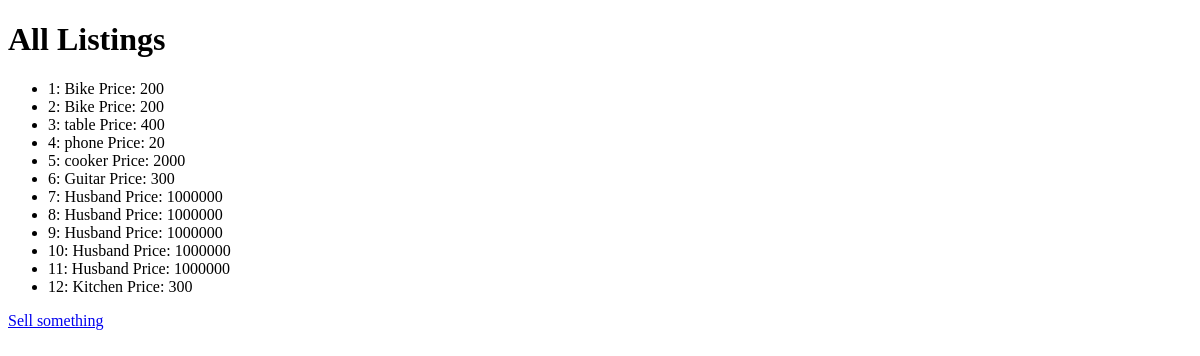
The page /auctions/ on the database as committed earlier.
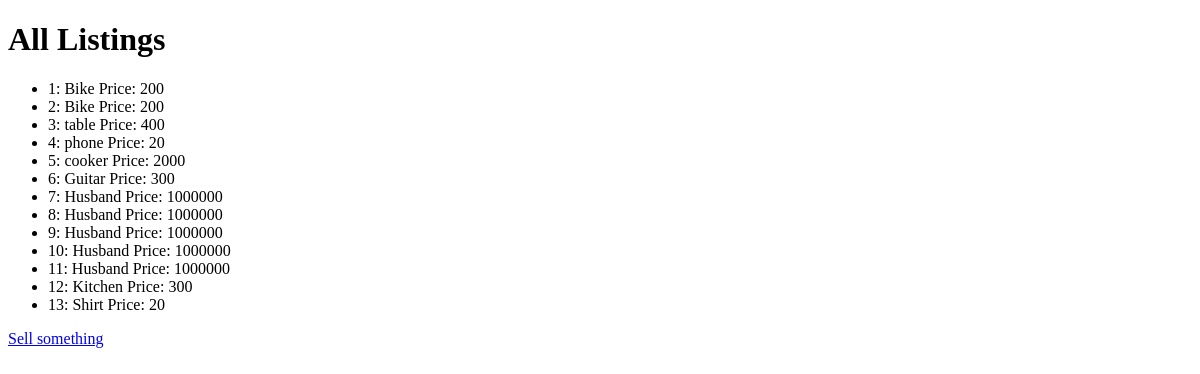
The same page on the database as committed later.
### auctions/models.py (models this page shows)
class Listing(models.Model):
    date_created = models.DateTimeField(auto_now_add=True, null=True, blank=True)
    item_name = models.CharField(max_length=64)
    description = models.CharField(max_length=64)
    price = models.IntegerField()
    image = models.ImageField(upload_to="listing_images/", blank=True)
    def __str__(self):
        return f'{self.id}: {self.item_name} Price: {self.price}'

### auctions/views.py (the view)
# urls.py: path("", views.index, name="index"),                            #  auctions/.           shows index view which renders index.html
def index(request):
    return render(request, "auctions/index.html", {
        "listings": Listing.objects.all()
    })

### auctions/templates/auctions/index.html
{% extends "auctions/layout.html" %}
{% block body %}
<h1>All Listings</h1>
<ul>
    {% for listing in listings %}
    <li>{{ listing }}</li>
    {% empty %}
    <p>Nothing listed on auction site.</p>
    {% endfor %}
</ul>
<a href="{% url 'auctions:create' %}">Sell something</a>
{% endblock %}

Rows that differ between the two databases and show on the page:
added Listing: id+item_name+price "13: Shirt Price: 20"
